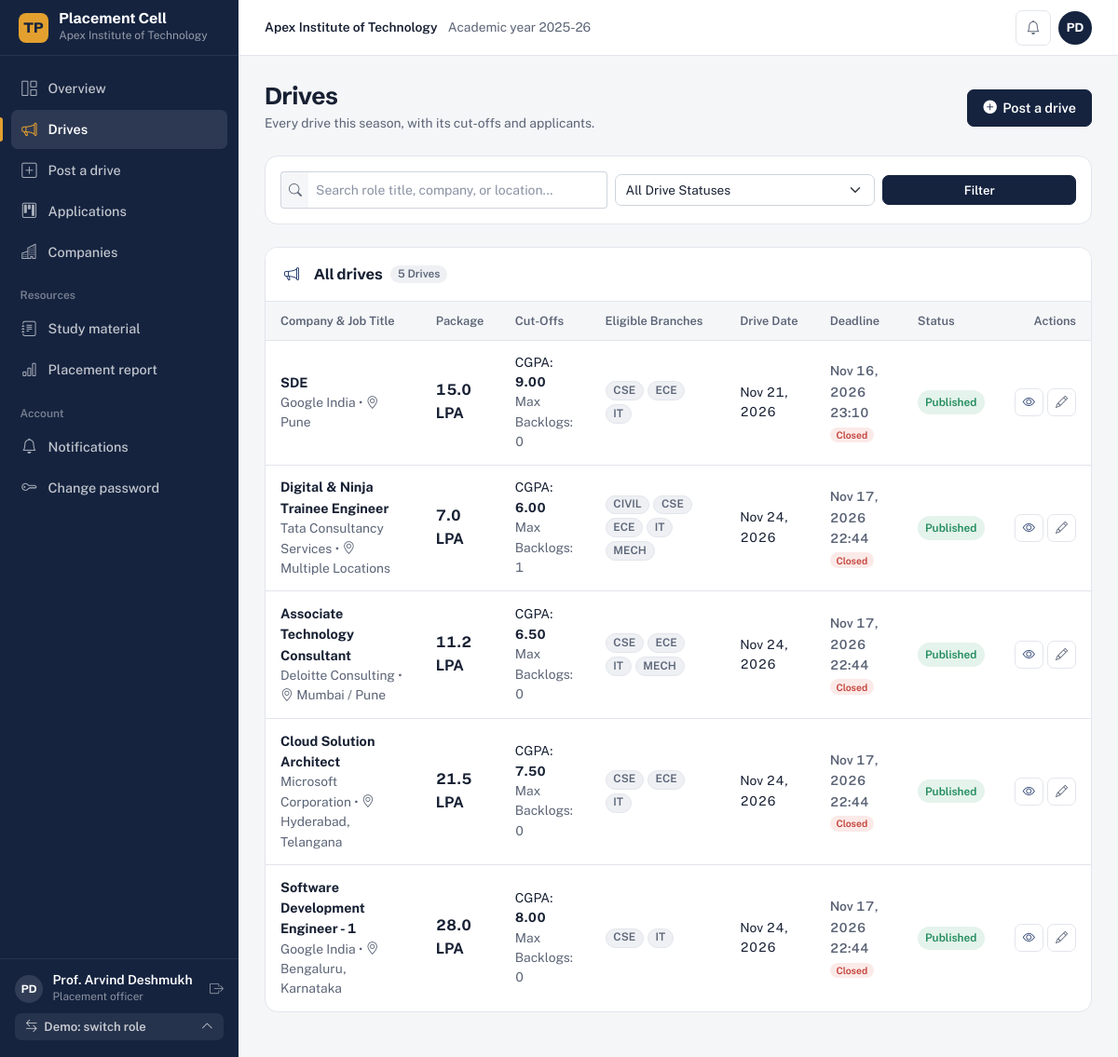
The page /placements/ (signed in) on the database as committed earlier.
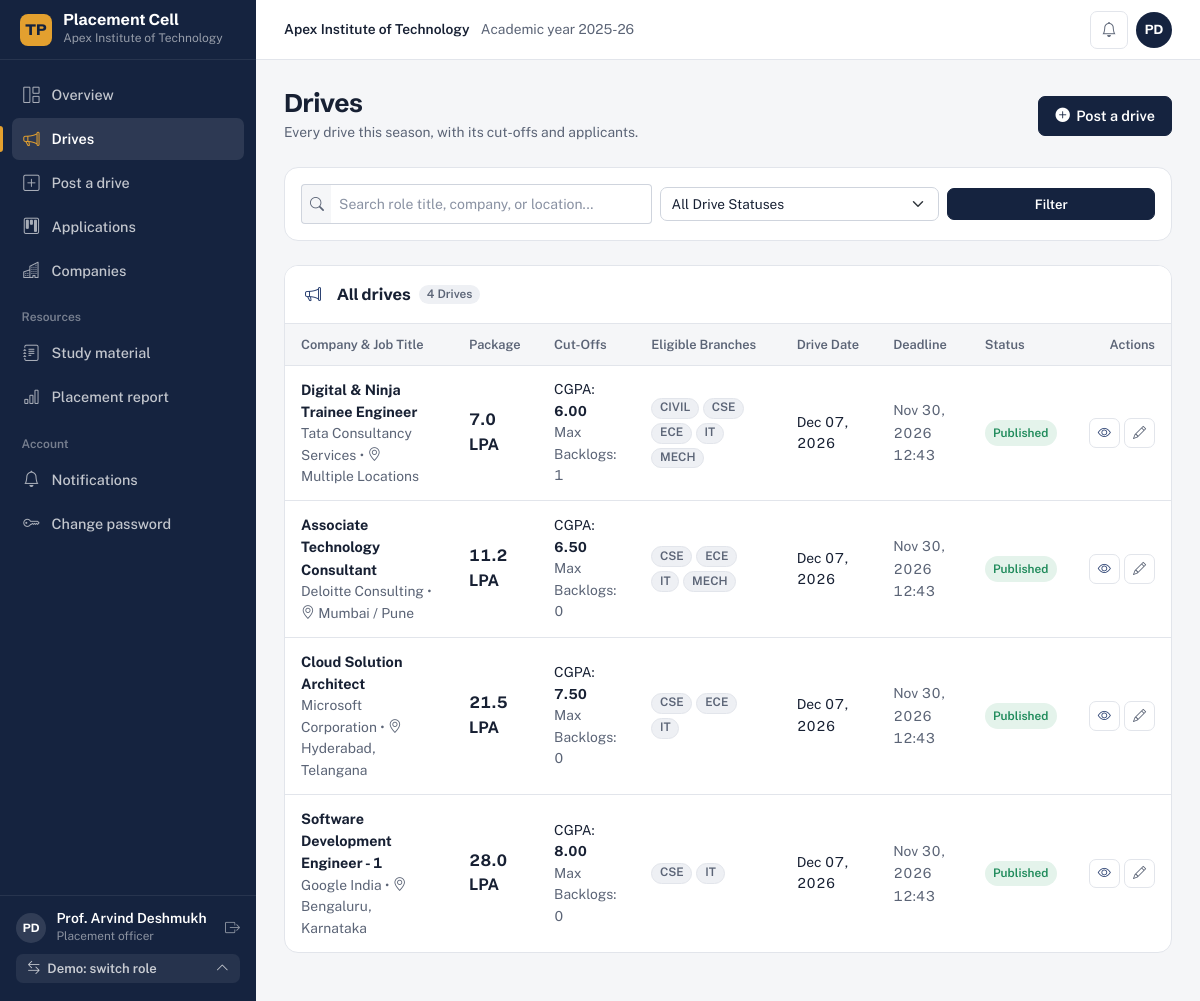
The same page on the database as committed later.
### apps/placements/models.py (models this page shows, shortened)
class JobOpening(models.Model):
    company = models.ForeignKey(
        Company,
        on_delete=models.CASCADE,
        related_name='job_openings'
    )
    title = models.CharField(max_length=150, help_text="Designation (e.g. SDE 1, Graduate Engineer Trainee)")
    role_description = models.TextField()
    job_location = models.CharField(max_length=150, help_text="e.g. Bangalore, Pune, Hybrid")
    package_ctc = models.DecimalField(
        max_digits=6,
        decimal_places=2,
        help_text="Offered compensation in LPA (e.g. 14.50)"
    )
    bond_details = models.CharField(max_length=255, blank=True, null=True, help_text="e.g. No Bond, or 1 Year Service Agreement")
    min_tenth_percentage = models.DecimalField(
        max_digits=5,
        decimal_places=2,
        default=0.00,
        help_text="Minimum 10th standard percentage required (0.00 = No cutoff)"
    )
    min_twelfth_percentage = models.DecimalField(
        max_digits=5,
        decimal_places=2,
        default=0.00,
        help_text="Minimum 12th / Diploma percentage required (0.00 = No cutoff)"
    )
    min_graduation_cgpa = models.DecimalField(
        max_digits=4,
        decimal_places=2,
        default=0.00,
        help_text="Minimum CGPA required on 10.0 scale (0.00 = No cutoff)"
    )
    max_active_backlogs = models.PositiveIntegerField(
        default=0,
        help_text="Maximum allowed live backlogs (e.g. 0)"
    )
    allowed_departments = models.ManyToManyField(
        Department,
        related_name='eligible_job_openings',
        help_text="Academic branches allowed to apply"
    )
    allowed_degrees = models.CharField(
        max_length=255,
        default='B.Tech',
        help_text="Comma-separated degrees (e.g. B.Tech, M.Tech, MCA)"
    )
    allowed_batches = models.CharField(
        max_length=100,
        default='2025,2026',
        help_text="Comma-separated graduation batch years (e.g. 2025, 2026)"
    )
    application_deadline = models.DateTimeField(help_text="Cut-off date & time for student applications")
    drive_date = models.DateField(help_text="Scheduled date for on-campus / virtual drive")
    status = models.CharField(
        max_length=30,
        choices=JobStatus.choices,
        default=JobStatus.PUBLISHED,
        db_index=True
    )
    created_by = models.ForeignKey(
        settings.AUTH_USER_MODEL,
        on_delete=models.SET_NULL,
        null=True,
        blank=True,
        related_name='created_job_openings'
    )
    created_at = models.DateTimeField(default=timezone.now)
    updated_at = models.DateTimeField(auto_now=True)
    class Meta:
        verbose_name = "Job Opening"
        verbose_name_plural = "Job Openings"
        ordering = ['-created_at']
    @property
    def is_deadline_passed(self):
        return timezone.now() > self.application_deadline

### apps/companies/models.py (models this page shows, shortened)
class Company(models.Model):
    name = models.CharField(max_length=150, unique=True, db_index=True)
    website = models.URLField(blank=True, null=True)
    industry_sector = models.CharField(max_length=100, help_text="e.g. Information Technology, FinTech, Automotive")
    tier = models.CharField(
        max_length=30,
        choices=CompanyTier.choices,
        default=CompanyTier.TIER_2_CORE
    )
    contact_person = models.CharField(max_length=100, help_text="Recruiter / HR Point of Contact")
    contact_email = models.EmailField()
    contact_phone = models.CharField(max_length=20, blank=True, null=True)
    address = models.TextField(blank=True, null=True)
    logo = models.ImageField(upload_to='company_logos/', blank=True, null=True)
    is_active = models.BooleanField(default=True)
    created_at = models.DateTimeField(default=timezone.now)
    updated_at = models.DateTimeField(auto_now=True)
    class Meta:
        verbose_name = "Company"
        verbose_name_plural = "Companies"
        ordering = ['name']

### apps/departments/models.py (models this page shows, shortened)
class Department(models.Model):
    code = models.CharField(
        max_length=20,
        unique=True,
        db_index=True,
        help_text="Standard department code (e.g., CSE, IT, ECE, MECH, CIVIL)"
    )
    name = models.CharField(
        max_length=150,
        unique=True,
        help_text="Full department name (e.g., Computer Science and Engineering)"
    )
    description = models.TextField(blank=True, null=True)
    is_active = models.BooleanField(default=True)
    created_at = models.DateTimeField(default=timezone.now)
    updated_at = models.DateTimeField(auto_now=True)
    class Meta:
        verbose_name = "Department"
        verbose_name_plural = "Departments"
        ordering = ['code']

### apps/placements/views.py (the view)
# urls.py: path('', views.drives_list_view, name='drives_list'),
@login_required_custom
def drives_list_view(request):
    status_filter = request.GET.get('status', '')
    query = request.GET.get('q', '').strip()
    drives_qs = JobOpening.objects.select_related('company').prefetch_related('allowed_departments').all().order_by('-created_at')
    if status_filter:
        drives_qs = drives_qs.filter(status=status_filter)
    if query:
        drives_qs = drives_qs.filter(
            Q(title__icontains=query) |
            Q(company__name__icontains=query) |
            Q(job_location__icontains=query)
        )
    paginator = Paginator(drives_qs, 12)
    page_number = request.GET.get('page')
    drives = paginator.get_page(page_number)
    return render(request, 'placements/drives_list.html', {
        'drives': drives,
        'selected_status': status_filter,
        'statuses': JobStatus.choices,
        'query': query,
        'total_count': drives_qs.count(),
        'active_nav': 'drives'
    })

### apps/accounts/models.py (called while the page is built)
    def get_full_name(self):
        return f"{self.first_name} {self.last_name}".strip()

    @property
    def is_admin(self):
        return self.role == UserRole.ADMIN

    @property
    def is_principal(self):
        return self.role == UserRole.PRINCIPAL

    @property
    def is_tnp_officer(self):
        return self.role == UserRole.TNP_OFFICER

    @property
    def is_student(self):
        return self.role == UserRole.STUDENT

    def get_dashboard_url(self):
        if self.role == UserRole.ADMIN:
            return reverse('admin_panel:dashboard')
        elif self.role == UserRole.PRINCIPAL:
            return reverse('principal_panel:dashboard')
        elif self.role == UserRole.TNP_OFFICER:
            return reverse('tpo_panel:dashboard')
        elif self.role == UserRole.TNP_ASSISTANT:
            return reverse('assistant_panel:dashboard')
        elif self.role == UserRole.STUDENT:
            return reverse('student_panel:dashboard')
        return reverse('core:landing')

### templates/placements/drives_list.html (shortened to what the changed rows need)
{% extends 'base/dashboard_base.html' %}
{% block content %}
<div class="d-flex justify-content-between align-items-center mb-4 flex-wrap gap-2">
  <div>
    <h1 class="page-title">Drives</h1>
  </div>
</div>
<div class="tpms-card">
  <div class="tpms-card-header flex-wrap gap-2">
    <div class="d-flex align-items-center gap-2">
      <span class="tpms-card-title"><i class="bi bi-megaphone me-2 text-primary"></i> All drives</span>
      <span class="badge bg-light text-dark">{% if total_count %}{{ total_count }}{% else %}{{ drives|length }}{% endif %} Drives</span>
    </div>
  </div>
  <div class="tpms-card-body p-0">
    <div class="tpms-table-container border-0">
      <table class="tpms-table" id="drivesTable">
        <thead>
          <tr>
            <th>Company & Job Title</th>
            <th>Package</th>
            <th>Cut-Offs</th>
            <th>Eligible Branches</th>
            <th>Drive Date</th>
            <th>Deadline</th>
            <th>Status</th>
            <th class="text-end">Actions</th>
          </tr>
        </thead>
        <tbody>
          {% for d in drives %}
            <tr>
              <td>
                <a href="{% url 'placements:drive_detail' d.id %}" class="fw-bold text-dark text-decoration-none">
                  {{ d.title }}
                </a>
                <div class="text-muted small">
                  <a href="{% url 'companies:detail' d.company.id %}" class="text-muted text-decoration-none">
                    {{ d.company.name }}
                  </a>
                  • <i class="bi bi-geo-alt"></i> {{ d.job_location }}
                </div>
              </td>
              <td><span class="fw-bold fs-6">{{ d.package_ctc|floatformat:1 }} LPA</span></td>
              <td>
                <div class="small text-dark">CGPA: <strong>{{ d.min_graduation_cgpa }}</strong></div>
                <div class="text-muted small">Max Backlogs: {{ d.max_active_backlogs }}</div>
              </td>
              <td>
                <div class="d-flex flex-wrap gap-1">
                  {% for dept in d.allowed_departments.all %}
                    <span class="badge bg-light text-dark border">{{ dept.code }}</span>
                  {% endfor %}
                </div>
              </td>
              <td class="text-dark small">{{ d.drive_date|date:"M d, Y" }}</td>
              <td>
                <span class="text-muted small {% if d.is_deadline_passed %}text-danger fw-semibold{% endif %}">
                  {{ d.application_deadline|date:"M d, Y H:i" }}
                </span>
                {% if d.is_deadline_passed %}
                  <div class="badge bg-danger-subtle text-danger" style="font-size: 0.65rem;">Closed</div>
                {% endif %}
              </td>
              <td>
                {% if d.status == 'PUBLISHED' %}
                  <span class="badge-tpms badge-success-subtle">Published</span>
                {% elif d.status == 'IN_PROGRESS' %}
                  <span class="badge-tpms badge-primary-subtle">In Progress</span>
                {% elif d.status == 'COMPLETED' %}
                  <span class="badge-tpms badge-brand-subtle">Completed</span>
                {% elif d.status == 'CANCELLED' %}
                  <span class="badge bg-danger-subtle text-danger border border-danger-subtle">Cancelled</span>
                {% else %}
                  <span class="badge-tpms badge-warning-subtle">{{ d.get_status_display }}</span>
                {% endif %}
              </td>
              <td class="text-end">
                <div class="d-inline-flex gap-1">
                  <a href="{% url 'placements:drive_detail' d.id %}" class="btn btn-sm btn-light border py-1 px-2" title="View Drive Details">
                    <i class="bi bi-eye text-primary"></i>
                  </a>
                  {% if request.user.is_tnp_officer or request.user.is_admin %}
                    <a href="{% url 'placements:job_edit' d.id %}" class="btn btn-sm btn-light border py-1 px-2" title="Edit Drive">
                      <i class="bi bi-pencil text-secondary"></i>
                    </a>
                  {% endif %}
                </div>
              </td>
            </tr>
          {% empty %}
            <tr>
              <td colspan="8" class="text-center py-4 text-muted">No placement drives found matching criteria.</td>
            </tr>
          {% endfor %}
        </tbody>
      </table>
    </div>
  </div>
</div>
{% endblock %}

Rows that differ between the two databases and show on the page:
removed JobOpening: title "SDE", company.name "Google India", job_location "Pune", package_ctc "15.0", min_graduation_cgpa "9.00", max_active_backlogs "0", drive_date "Nov 21, 2026", application_deadline "Nov 16, 2026 23:10", shows "Closed", status "Published", Department (code "CSE"), Department (code "ECE"), Department (code "IT")
changed JobOpening "Digital & Ninja Trainee Engineer": drive_date "Nov 24, 2026" → "Dec 07, 2026"; application_deadline "Nov 17, 2026 22:44" → "Nov 30, 2026 12:43"; no longer shows "Closed"
changed JobOpening "Associate Technology Consultant": drive_date "Nov 24, 2026" → "Dec 07, 2026"; application_deadline "Nov 17, 2026 22:44" → "Nov 30, 2026 12:43"; no longer shows "Closed"
changed JobOpening "Cloud Solution Architect": drive_date "Nov 24, 2026" → "Dec 07, 2026"; application_deadline "Nov 17, 2026 22:44" → "Nov 30, 2026 12:43"; no longer shows "Closed"
changed JobOpening "Software Development Engineer - 1": drive_date "Nov 24, 2026" → "Dec 07, 2026"; application_deadline "Nov 17, 2026 22:44" → "Nov 30, 2026 12:43"; no longer shows "Closed"
Other text that changed with them:
{{ total_count }}: "5" → "4"
